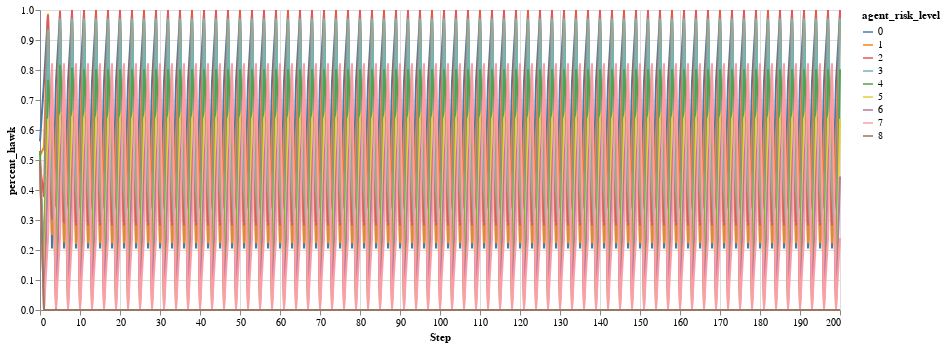

Here is the notebook cell this chart was saved with:
### Code cell
import altair as alt

alt.data_transformers.disable_max_rows()

# alt.Chart(run_df[run_df.Step < 100]).mark_line().encode(
alt.Chart(run_df).mark_line().encode(    
    x='Step',
    y='percent_hawk',
    color='agent_risk_level:N',
).properties(
    width=800,
    height=300
)

### Figure 1 — Vega-Lite specification as saved in the notebook (floating-point values rounded to 4 significant figures; data arrays with more than 128 entries replaced by an {"elided": "..."} marker saying what was removed)
{"config": {"view": {"continuousWidth": 300, "continuousHeight": 300}}, "data": {"name": "data-5795ffdbec4c4f6b77893aab6056e90e"}, "mark": {"type": "line"}, "encoding": {"color": {"field": "agent_risk_level", "type": "nominal"}, "x": {"field": "Step", "type": "quantitative"}, "y": {"field": "percent_hawk", "type": "quantitative"}}, "height": 300, "width": 800, "$schema": "https://vega.github.io/schema/vega-lite/v5.14.1.json", "datasets": {"data-5795ffdbec4c4f6b77893aab6056e90e": {"elided": "1809 records"}}}
